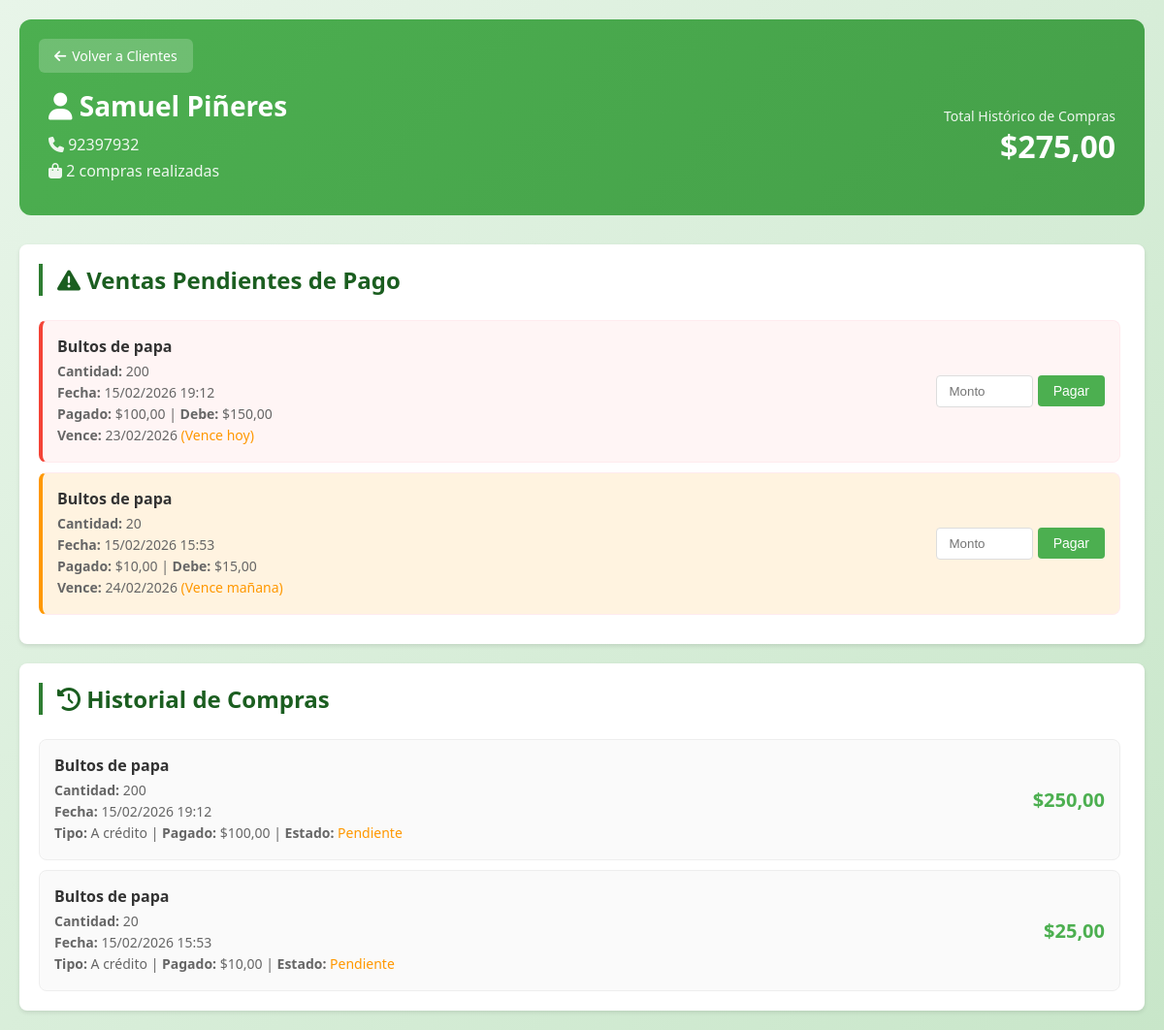
The page /clientes/1/compras/ on the database as committed earlier.
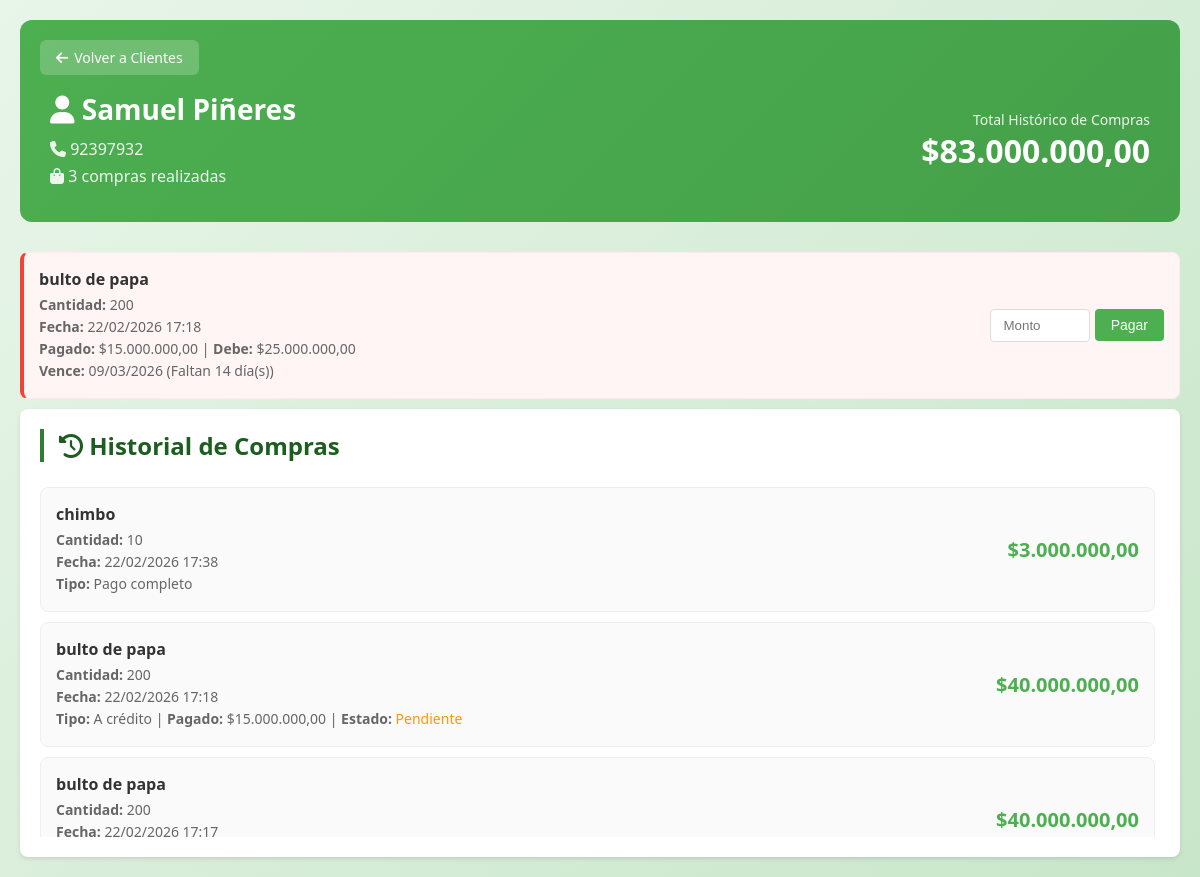
The same page on the database as committed later.
### apps/clientes/models.py (models this page shows, shortened)
class Clientes(models.Model):
    idCliente = models.AutoField(primary_key=True)
    nombre = models.CharField(max_length=50)
    apellido = models.CharField(max_length=50)
    telefono = models.CharField(max_length=22)
    inicial = models.DecimalField(max_digits=10, decimal_places=2, default=0)
    saldo = models.DecimalField(max_digits=10, decimal_places=2, default=0)

### apps/ventas/models.py (models this page shows, shortened)
class Venta(models.Model):
    TIPO_PAGO_CHOICES = [
        ('completo', 'Pago Completo'),
        ('fiado', 'Pago a Crédito'),
    ]
    ESTADO_PAGO_CHOICES = [
        ('pagado', 'Pagado'),
        ('pendiente', 'Pendiente'),
        ('vencido', 'Vencido'),
    ]
    idVenta = models.AutoField(primary_key=True)
    cliente = models.ForeignKey(
        Clientes,
        on_delete= models.CASCADE,
        related_name="ventas"
    )
    producto = models.ForeignKey(
        Productos,
        on_delete= models.CASCADE
    )
    cantidad = models.IntegerField()
    fecha = models.DateTimeField(auto_now_add=True)
    total = models.DecimalField(max_digits=10, decimal_places=2)
    precio_compra = models.DecimalField(
        max_digits=12,
        decimal_places=2,
        default=0,
        verbose_name="Precio de Compra (unitario)"
    )
    precio_venta = models.DecimalField(
        max_digits=12,
        decimal_places=2,
        default=0,
        verbose_name="Precio de Venta (unitario)"
    )
    ganancia = models.DecimalField(
        max_digits=12,
        decimal_places=2,
        default=0,
        verbose_name="Ganancia Total"
    )
    tipo_pago = models.CharField(
        max_length=10,
        choices=TIPO_PAGO_CHOICES,
        default='completo'
    )
    monto_pagado = models.DecimalField(
        max_digits=10,
        decimal_places=2,
        default=0
    )
    fecha_vencimiento = models.DateField(
        null=True,
        blank=True
    )
    estado_pago = models.CharField(
        max_length=10,
        choices=ESTADO_PAGO_CHOICES,
        default='pagado'
    )
    @property
    def saldo_pendiente(self):
        return self.total - self.monto_pagado
    @property
    def dias_para_vencimiento(self):
        if self.fecha_vencimiento and self.estado_pago == 'pendiente':
            return (self.fecha_vencimiento - timezone.now().date()).days
        return None
    @property
    def esta_vencido(self):
        return self.estado_pago == 'vencido' or (
            self.fecha_vencimiento and
            self.fecha_vencimiento < timezone.now().date() and
            self.estado_pago == 'pendiente'
        )

### apps/productos/models.py (models this page shows, shortened)
class Productos(models.Model):
    idProducto = models.AutoField(primary_key=True)
    nombre = models.CharField(max_length=255)
    precio_compra = models.DecimalField(max_digits=12, decimal_places=2, default=0, verbose_name="Precio de Compra")
    precio_venta = models.DecimalField(max_digits=12, decimal_places=2, default=0, verbose_name="Precio de Venta")
    stock = models.IntegerField()
    proveedor = models.ForeignKey(
        Proveedores,
        on_delete= models.CASCADE,
        related_name="productos"
    )

### apps/clientes/views.py (the view)
# urls.py: path('<int:pk>/compras/', views.cliente_compras, name='cliente_compras'),
def cliente_compras(request, pk):
    cliente = get_object_or_404(Clientes, idCliente=pk)
    compras = Venta.objects.filter(cliente=cliente).order_by('-fecha')
    total_compras = sum(venta.total for venta in compras)
    context = {
        'cliente': cliente,
        'compras': compras,
        'total_compras': total_compras,
    }
    return render(request, 'cliente_compras.html', context)

### apps/clientes/templates/cliente_compras.html (shortened to what this page needs)
{% load static %}
<!DOCTYPE html>
<html lang="es">
<head>
    <link rel="stylesheet" href="{% static 'css/style.css' %}">
    <link rel="stylesheet" href="https://cdnjs.cloudflare.com/ajax/libs/font-awesome/6.5.1/css/all.min.css">
</head>
<body>
    <div class="container">
        <div class="cliente-header">
            <a href="{% url 'cliente_list' %}" class="btn-volver-top">
                <i class="fas fa-arrow-left"></i> Volver a Clientes
            </a>
            <div class="cliente-content">
                <div class="cliente-info">
                    <h1><i class="fas fa-user"></i> {{ cliente.nombre }} {{ cliente.apellido }}</h1>
                    <p><i class="fas fa-phone"></i> {{ cliente.telefono }}</p>
                    <p><i class="fas fa-shopping-bag"></i> {{ compras.count }} compras realizadas</p>
                </div>
                <div class="cliente-stats">
                    <span class="total-label">Total Histórico de Compras</span>
                    <span class="total-valor">${{ total_compras }}</span>
                </div>
            </div>
        </div>
        {% for compra in compras %}
            {% if compra.estado_pago != 'pagado' %}
                {% if forloop.first %}
                    <section class="pendientes-section">
                        <h2 class="section-title"><i class="fas fa-exclamation-triangle"></i> Ventas Pendientes de Pago</h2>
                        <div class="lista-container">
                {% endif %}
                <div class="compra-pendiente {% if compra.esta_vencido %}vencido{% elif compra.dias_para_vencimiento and compra.dias_para_vencimiento <= 1 %}urgente{% endif %}">
                    <div class="pendiente-info">
                        <h4>{{ compra.producto.nombre }}</h4>
                        <p><strong>Cantidad:</strong> {{ compra.cantidad }}</p>
                        <p><strong>Fecha:</strong> {{ compra.fecha|date:'d/m/Y H:i' }}</p>
                        <p><strong>Pagado:</strong> ${{ compra.monto_pagado }} | <strong>Debe:</strong> ${{ compra.saldo_pendiente }}</p>
                        {% if compra.fecha_vencimiento %}
                            <p><strong>Vence:</strong> {{ compra.fecha_vencimiento|date:'d/m/Y' }}
                                {% if compra.dias_para_vencimiento is not None %}
                                    {% if compra.dias_para_vencimiento < 0 %}
                                        <span style="color: #f44336;">(Vencida hace {{ compra.dias_para_vencimiento.abs }} día(s))</span>
                                    {% elif compra.dias_para_vencimiento == 0 %}
                                        <span style="color: #ff9800;">(Vence hoy)</span>
                                    {% elif compra.dias_para_vencimiento == 1 %}
                                        <span style="color: #ff9800;">(Vence mañana)</span>
                                    {% else %}
                                        <span>(Faltan {{ compra.dias_para_vencimiento }} día(s))</span>
                                    {% endif %}
                                {% endif %}
                            </p>
                        {% endif %}
                    </div>
                    <div class="pago-form">
                        <form method="post" action="{% url 'registrar_pago' cliente.pk %}">
                            <input type="number" name="monto_pago" class="pago-input" placeholder="Monto" min="1" max="{{ compra.saldo_pendiente }}" step="1" required>
                            <button type="submit" class="btn-pagar">Pagar</button>
                        </form>
                    </div>
                </div>
                {% if forloop.last %}
                        </div>
                    </section>
                {% endif %}
            {% endif %}
        {% endfor %}
        <section class="compras-section">
            <h2 class="section-title"><i class="fas fa-history"></i> Historial de Compras</h2>
            <div class="lista-container">
                {% for compra in compras %}
                <div class="compra-item">
                    <div class="compra-info">
                        <h4>{{ compra.producto.nombre }}</h4>
                        <p><strong>Cantidad:</strong> {{ compra.cantidad }}</p>
                        <p><strong>Fecha:</strong> {{ compra.fecha|date:'d/m/Y H:i' }}</p>
                        {% if compra.tipo_pago == 'fiado' %}
                            <p><strong>Tipo:</strong> A crédito | <strong>Pagado:</strong> ${{ compra.monto_pagado }} | <strong>Estado:</strong>
                                {% if compra.estado_pago == 'pagado' %}
                                    <span style="color: #4CAF50;">Pagado</span>
                                {% elif compra.estado_pago == 'vencido' %}
                                    <span style="color: #f44336;">Vencido</span>
                                {% else %}
                                    <span style="color: #ff9800;">Pendiente</span>
                                {% endif %}
                            </p>
                        {% else %}
                            <p><strong>Tipo:</strong> Pago completo</p>
                        {% endif %}
                    </div>
                    <div class="compra-total">
                        ${{ compra.total }}
                    </div>
                </div>
                {% empty %}
                <p class="empty-message">Este cliente no tiene compras registradas</p>
                {% endfor %}
            </div>
        </section>
    </div>
</body>
</html>

### panelprincipal/static/css/style.css (style rules this page uses)
* { margin: 0; padding: 0; box-sizing: border-box; }
:root { --primary-color: #2e7d32; --primary-dark: #1b5e20; --primary-light: #4caf50; --secondary-color: #8bc34a; --accent-color: #ff9800; --background: #f5f7f5; --card-bg: #ffffff; --text-primary: #1a1a1a; --text-secondary: #666666; --shadow: 0 4px 6px rgba(0, 0, 0, 0.1); --shadow-hover: 0 8px 25px rgba(0, 0, 0, 0.15); }
body { font-family: 'Segoe UI', Tahoma, Geneva, Verdana, sans-serif; background: linear-gradient(135deg, #e8f5e9 0%, #c8e6c9 100%); min-height: 100vh; color: var(--text-primary); }
.container { max-width: 1200px; margin: 0 auto; padding: 20px; }
.section-title { font-size: 1.5rem; color: var(--primary-dark); margin-bottom: 25px; padding-left: 15px; border-left: 4px solid var(--primary-color); }
.lista-container { max-height: 350px; overflow-y: auto; padding-right: 5px; }
.compra-item { background: #fff; border: 1px solid #e0e0e0; border-radius: 12px; padding: 15px; margin-bottom: 12px; transition: all 0.2s ease; }
.compra-item:last-child { margin-bottom: 0; }

### apps/clientes/templates/cliente_compras.html (style rules this page uses)
.cliente-header { background: linear-gradient(135deg, #4CAF50, #45a049); color: white; padding: 30px; border-radius: 12px; margin-bottom: 30px; position: relative; }
.btn-volver-top { position: absolute; top: 20px; left: 20px; background: rgba(255,255,255,0.2); color: white; padding: 8px 16px; border-radius: 6px; text-decoration: none; display: inline-flex; align-items: center; gap: 6px; font-size: 14px; transition: background 0.3s; }
.cliente-content { display: flex; justify-content: space-between; align-items: center; margin-top: 40px; }
.cliente-info h1 { margin: 0 0 10px 0; font-size: 28px; }
.cliente-info p { margin: 5px 0; opacity: 0.9; }
.cliente-stats { text-align: right; }
.cliente-stats .total-label { display: block; font-size: 14px; opacity: 0.9; }
.cliente-stats .total-valor { display: block; font-size: 32px; font-weight: bold; }
.compras-section { background: white; padding: 20px; border-radius: 8px; box-shadow: 0 2px 4px rgba(0,0,0,0.1); }
.compra-item { display: flex; justify-content: space-between; align-items: center; padding: 15px; border: 1px solid #eee; border-radius: 8px; margin-bottom: 10px; background: #fafafa; }
.compra-info h4 { margin: 0 0 5px 0; color: #333; }
.compra-info p { margin: 3px 0; color: #666; font-size: 14px; }
.compra-total { font-size: 20px; font-weight: bold; color: #4CAF50; }
.compra-pendiente { display: flex; justify-content: space-between; align-items: center; padding: 15px; border: 1px solid #ffebee; border-radius: 8px; margin-bottom: 10px; background: #fff5f5; border-left: 4px solid #f44336; }
.pendiente-info h4 { margin: 0 0 5px 0; color: #333; }
.pendiente-info p { margin: 3px 0; color: #666; font-size: 14px; }
.pago-form { display: flex; gap: 10px; align-items: center; }
.pago-input { padding: 8px 12px; border: 1px solid #ddd; border-radius: 4px; width: 100px; }
.btn-pagar { background: #4CAF50; color: white; padding: 8px 16px; border: none; border-radius: 4px; cursor: pointer; font-size: 14px; }

Rows that differ between the two databases and show on the page:
removed Venta: shows "Ventas Pendientes de Pago", producto.nombre "Bultos de papa", cantidad "200", fecha "15/02/2026 19:12", monto_pagado "100,00", saldo_pendiente "150,00", fecha_vencimiento "23/02/2026", estado_pago "(Vence hoy)", total "250,00"
removed Venta: producto.nombre "Bultos de papa", cantidad "20", fecha "15/02/2026 15:53", monto_pagado "10,00", saldo_pendiente "15,00", fecha_vencimiento "24/02/2026", estado_pago "(Vence mañana)", total "25,00"
added Venta: producto.nombre "bulto de papa", cantidad "200", fecha "22/02/2026 17:18", monto_pagado "15.000.000,00", saldo_pendiente "25.000.000,00", fecha_vencimiento "09/03/2026", dias_para_vencimiento "14", shows "Pendiente", total "40.000.000,00"
added Venta: producto.nombre "chimbo", cantidad "10", fecha "22/02/2026 17:38", shows "Tipo:", tipo_pago "Pago completo", total "3.000.000,00", shown under "Historial de Compras"
added Venta: producto.nombre "bulto de papa", cantidad "200", fecha "22/02/2026 17:17", total "40.000.000,00", shown under "Historial de Compras"
Other text that changed with them:
{{ compras.count }}: "2" → "3"
{{ total_compras }}: "275,00" → "83.000.000,00"
